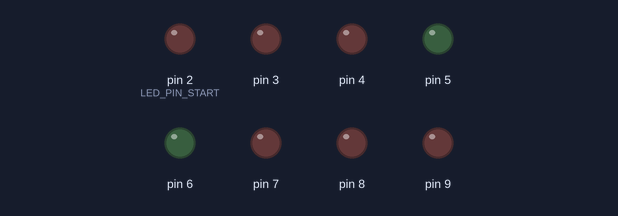
The program below on a simulated Arduino Uno, built with avr-gcc and run on an emulated ATmega328P. Parts: output pins drawn as LEDs (lit = HIGH).

Above: at 0.1 s.
At 0.9 s:
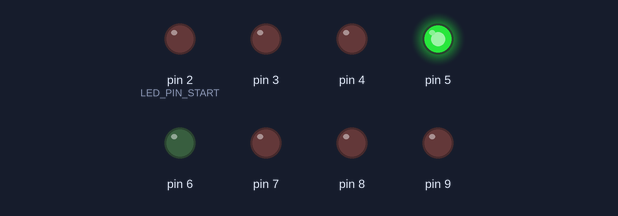
At 1.7 s:
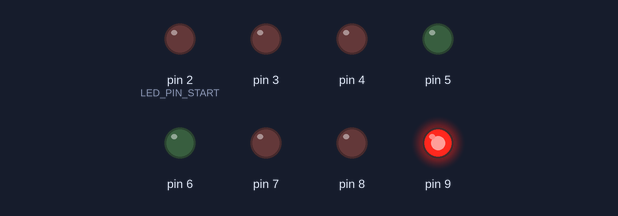
At 3.3 s:
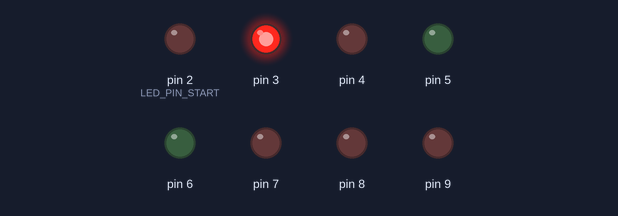
At 4.7 s:
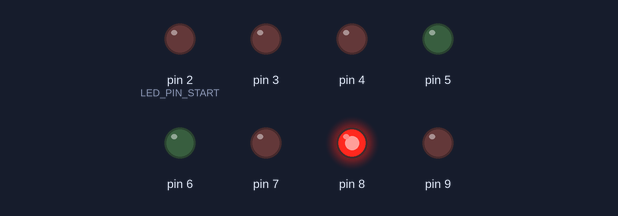
At 6.3 s:
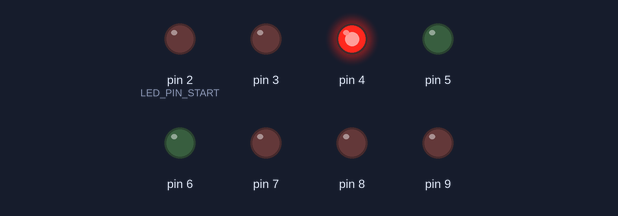
Timing chart, 0 to 6.6 s (numbered marks = the images above):
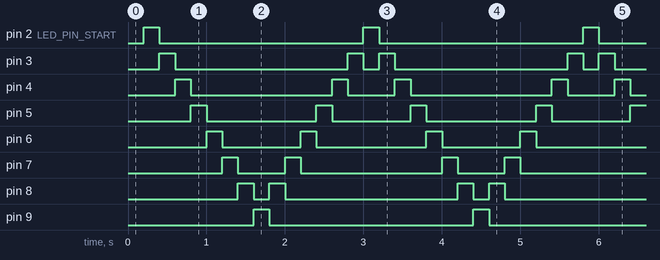

Measured:
- by itself, pin 2 (LED_PIN_START), pin 9: alternates HIGH for 0.20 s and LOW for 2.6 s
- by itself, pin 3: repeats every 2.8 s: LOW 2.2 s, HIGH 0.20 s, LOW 0.20 s, HIGH 0.20 s
- by itself, pin 4: repeats every 2.8 s: LOW 1.8 s, HIGH 0.20 s, LOW 0.60 s, HIGH 0.20 s
- by itself, pin 5: repeats every 2.8 s: LOW 1.4 s, HIGH 0.20 s, LOW 1.0 s, HIGH 0.20 s
- by itself, pin 6: repeats every 2.8 s: LOW 1.0 s, HIGH 0.20 s, LOW 1.4 s, HIGH 0.20 s
- by itself, pin 7: repeats every 2.8 s: LOW 0.60 s, HIGH 0.20 s, LOW 1.8 s, HIGH 0.20 s
- by itself, pin 8: repeats every 2.8 s: LOW 0.20 s, HIGH 0.20 s, LOW 2.2 s, HIGH 0.20 s

The program:

main.cpp
```cpp
#include <Arduino.h>
#include "config.h"

uint8_t current_position = 0;
int8_t direction = 1;
uint32_t last_update = 0;

void setup() {
    for (uint8_t i = 0; i < NUM_LEDS; i++) {
        pinMode(LED_PIN_START + i, OUTPUT);
        digitalWrite(LED_PIN_START + i, LOW);
    }
    last_update = millis();
}

void loop() {
    uint32_t now = millis();

    if (now - last_update >= CHASE_SPEED) {
        last_update = now;

        for (uint8_t i = 0; i < NUM_LEDS; i++) {
            digitalWrite(LED_PIN_START + i, LOW);
        }

        digitalWrite(LED_PIN_START + current_position, HIGH);

        current_position += direction;

        if (current_position == 0) {
            direction = 1;
        } else if (current_position == NUM_LEDS - 1) {
            direction = -1;
        }
    }
}
```

config.h
```cpp
#ifndef CONFIG_H
#define CONFIG_H

#include <Arduino.h>

const uint8_t LED_PIN_START = 2;
const uint8_t NUM_LEDS = 8;
const uint16_t CHASE_SPEED = 200;

#endif
```
